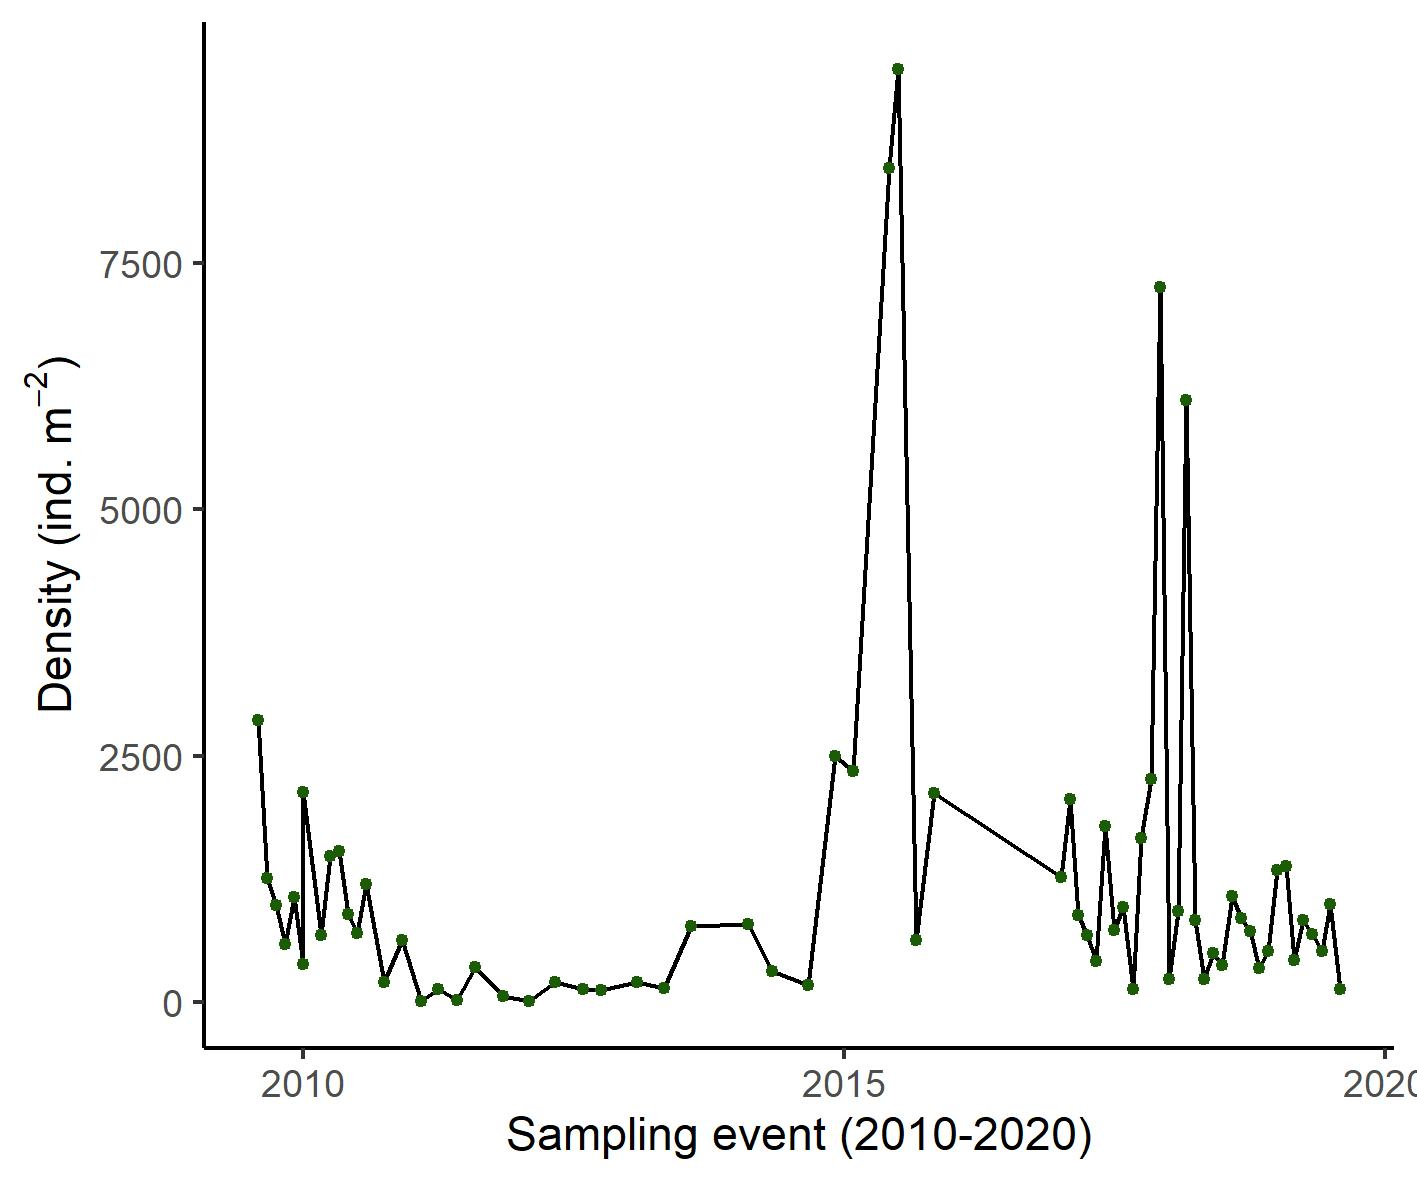

Here is the R script that generated this plot:




MIv <- read.csv("data/macroinvertebrates.csv")
head(MIv)

summary(MIv)

MIv$date<-as.POSIXct(MIv$date,"%Y-%m-%d",tz = "UTC")

MacroInv <- ggplot(MIv,aes(x=date,y=Abundance)) +
  xlab('Sampling event (2010-2020)')+ ylab("Density ("*ind. ~m^-2*")") +
  geom_line() + geom_point(size = 1) +
 geom_errorbar(aes(ymax=Abundance+SE, ymin=Abundance-SE),na.rm=TRUE, position="dodge",
               colour = "gray", linetype = 2) +
  
  theme(axis.title.x = element_text(size = 14, angle = 0)) + # axis x
  theme(axis.title.y = element_text(size = 14, angle = 90)) + # axis y
  theme(axis.text.x=element_text(angle=0, size=12, vjust=0.5, color="black")) + #subaxis x
  theme(axis.text.y=element_text(angle=0, size=12, vjust=0.5, color="black")) + #subaxis y
  
  theme_classic() 

MacroInv
MacroInv + ggsave("Macroinvertebrates.jpeg",  width = 12, height = 10, units = "cm")                     
